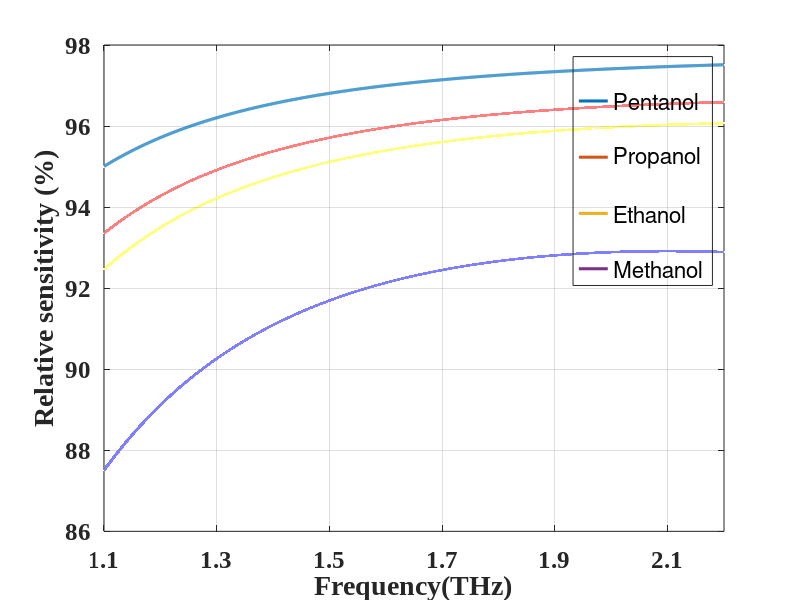

This chart was generated by the following MATLAB code:
%RS data for pentanol

rel_2_lam1=[
    1.1
    1.2
    1.3
    1.4
    1.5
    1.6
    1.7
    1.8
    1.9
    2.0
    2.1
    2.2 
];

%FUNDAMENTAL MODE imaginary part
Re_eff002=[
    1.3286724257013416
    1.3390002367891207       
    1.3474027043704384       
    1.3543216338793038       
    1.360080238843257        
    1.364922319033646        
    1.3690307168654154       
    1.3725449158827123       
    1.3755764301997973       
    1.3782071371986226       
    1.3805052265841493       
    1.382524580649738        
];


PF002=[
    89.84461213619442
    91.21873591460095       
    92.26079554973303       
    93.0705187846641        
    93.71263649329711       
    94.23097161872355       
    94.65567841119582       
    95.00809308140001       
    95.30402089152721       
    95.55462216078345       
    95.76862101795076       
    95.95263129731979       
];

for j=1:length(rel_2_lam1)    
rel_sen002(j,1)=((1.405/Re_eff002(j,1))*PF002(j,1));
end

  x=1.1:0.0005:2.2;
  y=interp1(rel_2_lam1,rel_sen002,x,'spline');
plot(rel_2_lam1,rel_sen002,'.w',x,y,'LineWidth',2.2);
hold on

%RS data for propanol

rel_3_lam1=[
    1.1
    1.2
    1.3
    1.4
    1.5
    1.6
    1.7
    1.8
    1.9
    2.0
    2.1
    2.2
];

%FUNDAMENTAL MODE imaginary part
Re_eff003=[
   1.2984231434546756
   1.3083443410524949       
   1.3164515055005277       
   1.3231505313690413       
   1.3287418681106862       
   1.3334543325010046       
   1.3374607311646167       
   1.3408936429208604       
   1.3438596450405218       
   1.3464371870723593       
   1.3486918809984123       
   1.3506757073472841       
];


PF003=[
    88.35041077441688
    89.90113817731977       
    91.07370434695526       
    91.9805293201858        
    92.69502219197895       
    93.26706244915537       
    93.73104377808305       
    94.11131929403297       
    94.42589025229494       
    94.68747697066519       
    94.90596921218938       
    95.08883249495711       
];

for j=1:length(rel_3_lam1)    
rel_sen003(j,1)=((1.372/Re_eff003(j,1))*PF003(j,1));
end

  x=1.1:0.000005:2.2;
  y=interp1(rel_3_lam1,rel_sen003,x,'spline');
plot(rel_3_lam1,rel_sen003,'.w',x,y,'LineWidth',2.2);
hold on


%RS data for ethanol

rel_4_lam1=[
    1.1
    1.2
    1.3
    1.4
    1.5
    1.6
    1.7
    1.8
    1.9
    2.0
    2.1
    2.2
];

%FUNDAMENTAL MODE imaginary part
Re_eff004=[
    1.2848723275410223
    1.2945843512385564       
    1.30253916105768         
    1.3091246565207075       
    1.3146297768353827       
    1.3192757072089882       
    1.3232301135314941       
    1.3266220221945144       
    1.3295571069053933       
    1.3321071168253475       
    1.3343412603205176       
    1.3363088947492665       
   ];


PF004=[
    87.55465037920266
    89.19717827542658       
    90.43762991526991       
    91.39477411069123       
    92.1464229378651        
    92.74555690977023       
    93.22875018358506       
    93.62190770259887       
    93.94432715523604       
    94.20899075542483       
    94.42688754750971       
    94.60570913241546       
];

for j=1:length(rel_4_lam1)    
rel_sen004(j,1)=((1.357/Re_eff004(j,1))*PF004(j,1));
end

  x=1.1:0.000005:2.2;
  y=interp1(rel_4_lam1,rel_sen004,x,'spline');
plot(rel_4_lam1,rel_sen004,'.w',x,y,'LineWidth',2.2);
hold on


%RS data for methanol

rel_5_lam1=[
    1.1
    1.2
    1.3
    1.4
    1.5
    1.6
    1.7
    1.8
    1.9
    2.0
    2.1
    2.2
];

%FUNDAMENTAL MODE imaginary part
Re_eff005=[
    1.2305576739651618
    1.239209153135565        
    1.2463876435995014       
    1.2523943795580275       
    1.2574619177768132       
    1.261773557988086        
    1.2654712003806534       
    1.2686659546378443       
    1.2714505622595649       
    1.273888067852976        
    1.2760408034678592       
    1.2779534057969701       
];


PF005=[
   83.15315205566732
   85.27669288821202       
   86.8740102051344        
   88.09405778503983       
   89.03624051123966       
   89.76902899693968       
   90.33995932887052       
   90.78269071635341       
   91.12196415761393       
   91.37440272095143       
   91.55336110536143       
   91.66783521456121       
];

for j=1:length(rel_5_lam1)    
rel_sen005(j,1)=((1.295/Re_eff005(j,1))*PF005(j,1));
end

  x=1.1:0.000005:2.2;
  y=interp1(rel_5_lam1,rel_sen005,x,'spline');
plot(rel_5_lam1,rel_sen005,'.w',x,y,'LineWidth',2.2);


set(gca,'FontSize',12,'FontName','Times New Roman','fontweight','b','xtick',[1.1:0.2:2.2])
xlabel('Frequency(THz)','FontSize',16);
ylabel('Relative sensitivity (%)','FontSize',16);
set(gca,'FontSize',18); % size of tick marks on both axes
legend(' ','Pentanol',' ','Propanol',' ','Ethanol',' ','Methanol');
set(legend,'color','none');
%ylim([86 100]);
xlim([1.1 2.2]);
grid on